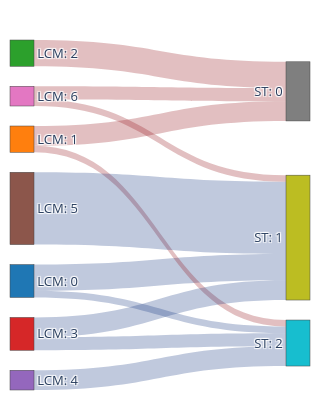

The notebook cell this image was saved under:
### Code cell
#df = pd.read_csv(StringIO(raw), sep="\t", dtype={"sample": str})
df = pt_st_comparison

fig = make_alluvial(
    df,
    left_col="cluster_pt",
    right_col="cluster_st",
    sample_col="PDID",
    node_color_map=node_color_map,
    link_color_map=link_color_map,   # or None to inherit
    link_alpha=0.25,                 # transparency for inherited link colors
    title=" ",
)

fig.update_layout(width=250, height=400)

fig.show()
fig.write_image("../data/LCM_ST_comparison/AT3/AT3_alluvial_cluster_plot_resub2.pdf", 
                format="pdf", width=250, height=400, scale=1)

### Figure 1 — Plotly figure (JSON) as saved in the notebook; plotly's stock layout.template omitted (floating-point values rounded to 4 significant figures)
{"data": [{"arrangement": "snap", "link": {"color": ["rgba(6,42,120,0.25)", "rgba(6,42,120,0.25)", "rgba(139,0,11,0.25)", "rgba(139,0,11,0.25)", "rgba(139,0,11,0.25)", "rgba(6,42,120,0.25)", "rgba(6,42,120,0.25)", "rgba(6,42,120,0.25)", "rgba(6,42,120,0.25)", "rgba(139,0,11,0.25)", "rgba(139,0,11,0.25)"], "customdata": ["LCM: 0 → ST: 1<br>count: 4", "LCM: 0 → ST: 2<br>count: 1", "LCM: 1 → ST: 0<br>count: 3", "LCM: 1 → ST: 2<br>count: 1", "LCM: 2 → ST: 0<br>count: 4", "LCM: 3 → ST: 1<br>count: 3", "LCM: 3 → ST: 2<br>count: 2", "LCM: 4 → ST: 2<br>count: 3", "LCM: 5 → ST: 1<br>count: 11", "LCM: 6 → ST: 0<br>count: 2", "LCM: 6 → ST: 1<br>count: 1"], "hovertemplate": "%{customdata}<extra></extra>", "source": [0, 0, 1, 1, 2, 3, 3, 4, 5, 6, 6], "target": [8, 9, 7, 9, 7, 8, 9, 9, 8, 7, 8], "value": [4, 1, 3, 1, 4, 3, 2, 3, 11, 2, 1]}, "node": {"color": ["#1f77b4", "#ff7f0e", "#2ca02c", "#d62728", "#9467bd", "#8c564b", "#e377c2", "#7f7f7f", "#bcbd22", "#17becf"], "hovertemplate": "%{label}<extra></extra>", "label": ["LCM: 0", "LCM: 1", "LCM: 2", "LCM: 3", "LCM: 4", "LCM: 5", "LCM: 6", "ST: 0", "ST: 1", "ST: 2"], "pad": 20, "thickness": 24}, "type": "sankey"}], "layout": {"font": {"size": 13}, "height": 400, "margin": {"b": 10, "l": 10, "r": 10, "t": 40}, "title": {"text": " "}, "width": 250}}
